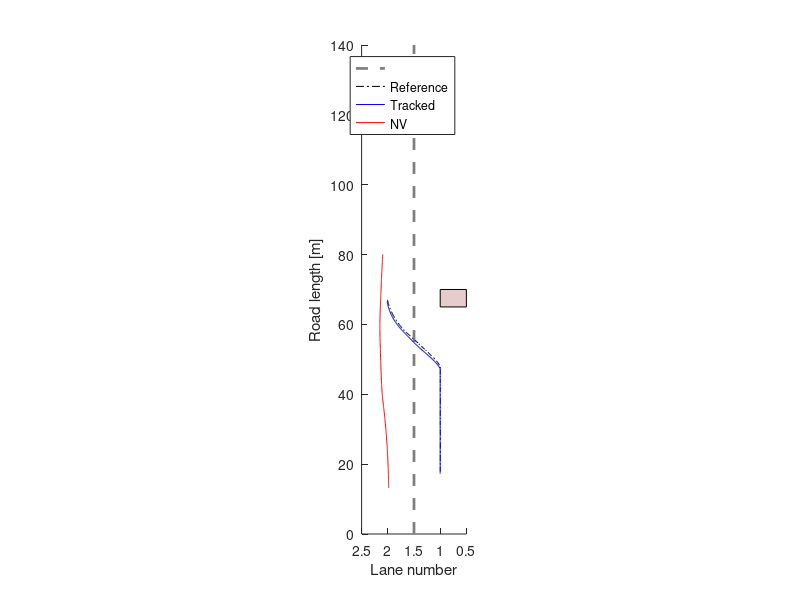
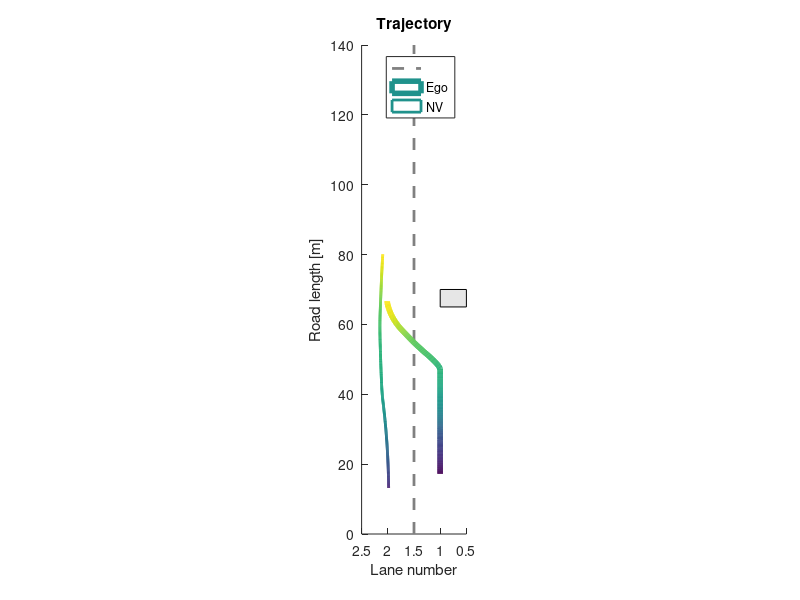

Source code (MATLAB) for these figures, in order: (Note: this script raises an error after producing the figures.)
% Viranjan Bhattacharyya
% EMC2 Lab Clemson University

clear, clc, close all

% log_data = load("log_jb3.txt");
% log_data = load("log_vb.txt");
% log_data = load("log_az2.txt");
log_data = load("ta1.txt");
%%
% start = 154;
% fin = 590;
% start = 160;
% fin = 777;
% start = 355;
% fin = 1014;
start = 48;
fin = length(log_data);
X = log_data(start:fin, 1:5);
X_ref = log_data(start:fin, 7:11);
Ua = log_data(start:fin, 12);
Ul = log_data(start:fin, 13);
X_nv = log_data(start:fin, 15:17);
X_obs = log_data(start:fin, 19);
X_nv_pred = log_data(start:fin, 21);
roadlength = 140;
%%
figure(1)
set (gca,'DataAspectRatio',[1 15 1],'Xdir','reverse','Xlim',[0.5 2.5],'Ylim',[0 roadlength])
hold on 
plot([1.5 1.5],[0 roadlength],'--','LineWidth',2,'Color',[0.5 0.5 0.5]) % lane marking
plot(X_ref(:,4),X_ref(:,1),'-.k')
plot(X(:,4),X(:,1),'b')
plot(X_nv(:,3),X_nv(:,1),'r')
rectangle('Position',[0.5 (X_obs(1)-5) 0.5 5],'FaceColor',[0.9 0.8 0.8])
xlabel('Lane number')
ylabel('Road length [m]')
legend('','Reference','Tracked','NV')
%%
figure(2)
set (gca,'DataAspectRatio',[1 15 1],'Xdir','reverse','Xlim',[0.5 2.5],'Ylim',[0 roadlength])
hold on 
plot([1.5 1.5],[0 roadlength],'--','LineWidth',2,'Color',[0.5 0.5 0.5]) % lane marking
l = X(:,4)';
s = X(:,1)';
z = zeros(size(s));
col = 1:(fin - start + 1);
surface([l;l],[s;s],[z;z],[col;col],...
        'facecol','no',...
        'edgecol','interp',...
        'linew',4);
l_nv = X_nv(:,3)';
s_nv = X_nv(:,1)';
surface([l_nv;l_nv],[s_nv;s_nv],[z;z],[col;col],...
        'facecol','no',...
        'edgecol','interp',...
        'linew',2);
rectangle('Position',[0.5 (X_obs(1)-5) 0.5 5],'FaceColor',[0.9 0.9 0.9])
xlabel('Lane number')
ylabel('Road length [m]')
legend('', 'Ego', 'NV')
title('Trajectory')
%%
RMSE = rmse(X_ref, X);
%%
figure(3)
subplot(211)
plot(Ua,'g')
hold on
plot(X(:,3));
ylabel('m/s^2')
legend('Command acceleration','Ego acceleration')
subplot(212)
plot(Ul,'g')
hold on
plot(X(:,4))
ylabel('Lane')
legend('Command lane', 'Ego')
%%
figure(4)
plot(Ua, 'g')
hold on
plot(X(:,3))
plot(X_ref(:,3))
ylim([-2 2])
ylabel('m/s^2')
legend('Commanded acceleration','Ego acceleration','Reference acceleration')
%%
figure(5)
plot(X(:,2))
hold on
plot(X_nv(:,2))
ylabel('m/s')
legend('Ego', 'NV')
title('Speed')
%%
figure(6)
plot(X(:,1))
hold on
plot(X_nv(:,1))
legend('Ego','NV')
ylabel('Longitudinal Position [m]')
xlabel('Time step')
%%
figure(7)
plot(X(:,4))
hold on
plot(X_nv(:,3))
legend('Ego','NV')
ylabel('Lateral Position [m]')
xlabel('Time step')
%%
figure(8)
set (gca,'DataAspectRatio',[1 60 1],'Xdir','reverse','Xlim',[1.5 2.5])
hold on 
plot([1.5 1.5],[0 roadlength],'--','LineWidth',2,'Color',[0.5 0.5 0.5]) % lane marking
plot(X_nv(:,3),X_nv(:,1),'Color',[0.8 0.1 0.5],'LineWidth',2)
plot(2*ones(length(X_nv_pred)), X_nv_pred(:,1),'.r')
xlabel('Lane number')
ylabel('Road length [m]')
legend('','Actual','Predicted')
title('NV actual and predicted trajectory')
